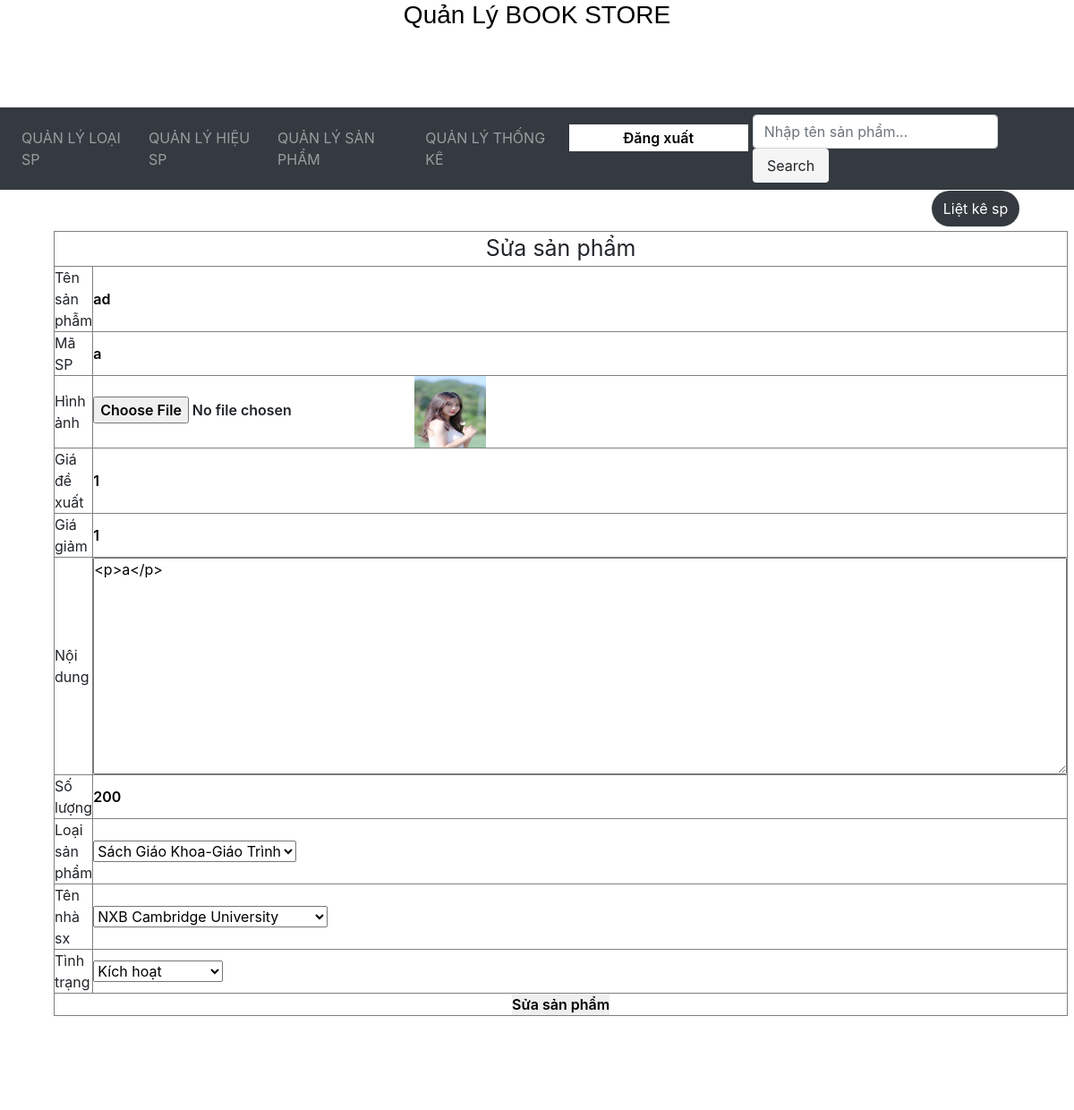
Screenshot of /admincp/index.php?quanly=sanpham&ac=sua&id=137 (signed in) with the database file from the repository.
### tables this page shows
CREATE TABLE `sanpham` (
  `id_sp` int(11) NOT NULL AUTO_INCREMENT,
  `id_loaisp` int(11) NOT NULL,
  `id_hieusp` int(11) NOT NULL,
  `tensp` varchar(255) NOT NULL,
  `masp` varchar(255) NOT NULL,
  `soluong` int(11) NOT NULL,
  `hinhanh` varchar(100) NOT NULL,
  `giadexuat` float NOT NULL,
  `giagiam` float NOT NULL,
  `tinhtrang` varchar(100) NOT NULL,
  `noidung` longtext DEFAULT NULL,
  PRIMARY KEY (`id_sp`),
  KEY `id_hieusp` (`id_hieusp`),
  KEY `id_loaisp` (`id_loaisp`),
  CONSTRAINT `id_hieusp` FOREIGN KEY (`id_hieusp`) REFERENCES `hieusp` (`id_hieusp`),
  CONSTRAINT `id_loaisp` FOREIGN KEY (`id_loaisp`) REFERENCES `loaisp` (`id_loaisp`)
);

### admincp/modules/quanlysanpham/sua.php (the view, shortened to what this page needs)
<?php
	$sql = "select * from sanpham where id_sp='$_GET[id]' ";
	$row=mysqli_query($conn,$sql);
	$dong=mysqli_fetch_array($row);
 ?>
<div class="button_themsp">
<a href="index.php?quanly=sanpham&ac=lietke">Liệt kê sp</a>
</div>
<form action="modules/quanlysanpham/xuly.php?id=<?php echo $dong['id_sp'] ?>" method="post" enctype="multipart/form-data">
<h3>&nbsp;</h3>
<table border="1">
  <tr>
    <td colspan="2" style="text-align:center;font-size:25px;">Sửa sản phẩm</td>
  </tr>
  <tr>
    <td>Tên sản phẫm</td>
    <td><input size="100%" type="text" name="tensp" value="<?php echo $dong['tensp'] ?>"></td>
  </tr>
  <tr>
    <td>Mã SP</td>
    <td><input type="text" name="masp" value="<?php echo $dong['masp'] ?>"></td>
  </tr>
  <tr>
    <td>Hình ảnh</td>
    <td><input type="file" name="hinhanh" /><img src="modules/quanlysanpham/uploads/<?php echo $dong['hinhanh'] ?>" width="80" height="80"></td>
  </tr>
  <tr>
    <td>Giá đề xuất</td>
    <td><input type="text" name="giadexuat" value="<?php echo $dong['giadexuat'] ?>"></td>
  </tr>
  <tr>
    <td>Giá giảm</td>
    <td><input type="text" name="giagiam" value="<?php echo $dong['giagiam'] ?>"></td>
  </tr>
  <tr>
    <td>Nội dung</td>
    <td><textarea name="noidung" cols="40" rows="10"><?php echo $dong['noidung'] ?></textarea></td>
  </tr>
  <tr>
    <td>Số lượng</td>
    <td><input type="text" name="soluong" value="<?php echo $dong['soluong'] ?>"></td>
  </tr>
  <tr>
  <?php
  $sql_loaisp = "select * from loaisp";
  $row_loaisp=mysqli_query($conn,$sql_loaisp);
  ?>
    <td>Loại sản phẩm</td>
    <td><select name="id_loaisp">
     <?php
	while($dong_loaisp=mysqli_fetch_array($row_loaisp)){
		if($dong['id_loaisp']==$dong_loaisp['id_loaisp']){
	?>
    	<option selected="selected" value="<?php echo $dong_loaisp['id_loaisp'] ?>"><?php echo $dong_loaisp['tenloaisp'] ?></option>
        <?php
	}else{
		?>
       <option value="<?php echo $dong_loaisp['id_loaisp'] ?>"><?php echo $dong_loaisp['tenloaisp'] ?></option>
        <?php
	}
	}
		?>
    </select></td>
  </tr>
  <tr>
      <?php
  $sql_hieusp = "select * from hieusp";
  $row_hieusp=mysqli_query($conn,$sql_hieusp);
  ?>
    <td>Tên nhà sx</td>
    <td><select name="id_hieusp">
    <?php
	while($dong_hieusp=mysqli_fetch_array($row_hieusp)){
		if($dong['id_hieusp']==$dong_hieusp['id_hieusp']){
	?>
    	<option selected="selected" value="<?php echo $dong_hieusp['id_hieusp'] ?>"><?php echo $dong_hieusp['tenhieusp'] ?></option>
        <?php
	}else{
		?>
        <option value="<?php echo $dong_hieusp['id_hieusp'] ?>"><?php echo $dong_hieusp['tenhieusp'] ?></option>
        <?php
	}
	}
		?>
    </select></td>
  </tr>
  <tr>
    <td>Tình trạng</td>
    <td><select name="tinhtrang">
    <option value="1">Kích hoạt</option>
    </select></td>
  </tr>
  <tr>
    <td colspan="2"><div align="center">
      <input type="submit" name="sua" value="Sửa sản phẩm">
    </div></td>
  </tr>
</table>
</form>

### admincp/style/css.css (style rules this page uses)
body { background:#fff; }
* { padding:0; margin:0; }
textarea { width:100%; resize:auto; }
.button_themsp { width:100px; height:40px; border:1px solid #fff; text-align:center; line-height:40px; color:#fff; float:right; margin-bottom: 6px; border-radius: 20px; }
.button_themsp a { color: #fff; display:block; text-decoration:none; background-image: linear-gradient(to right, #343a40, #343a40); cursor: pointer; border-radius: 20px; }
input { border: none; font-weight: 600; }
h3 { text-align: center; font-size: 30px; margin-bottom: 50px; font-family: Arial, Helvetica, sans-serif; }

### rows the page displays
sanpham: tensp "ad", masp "a", hinhanh (picture), giadexuat "1", giagiam "1", noidung "<p>a</p>", soluong "200"

### other values shown
form field id_loaisp "Sách Giáo Khoa-Giáo Trình"
form field id_hieusp "NXB Cambridge University"
